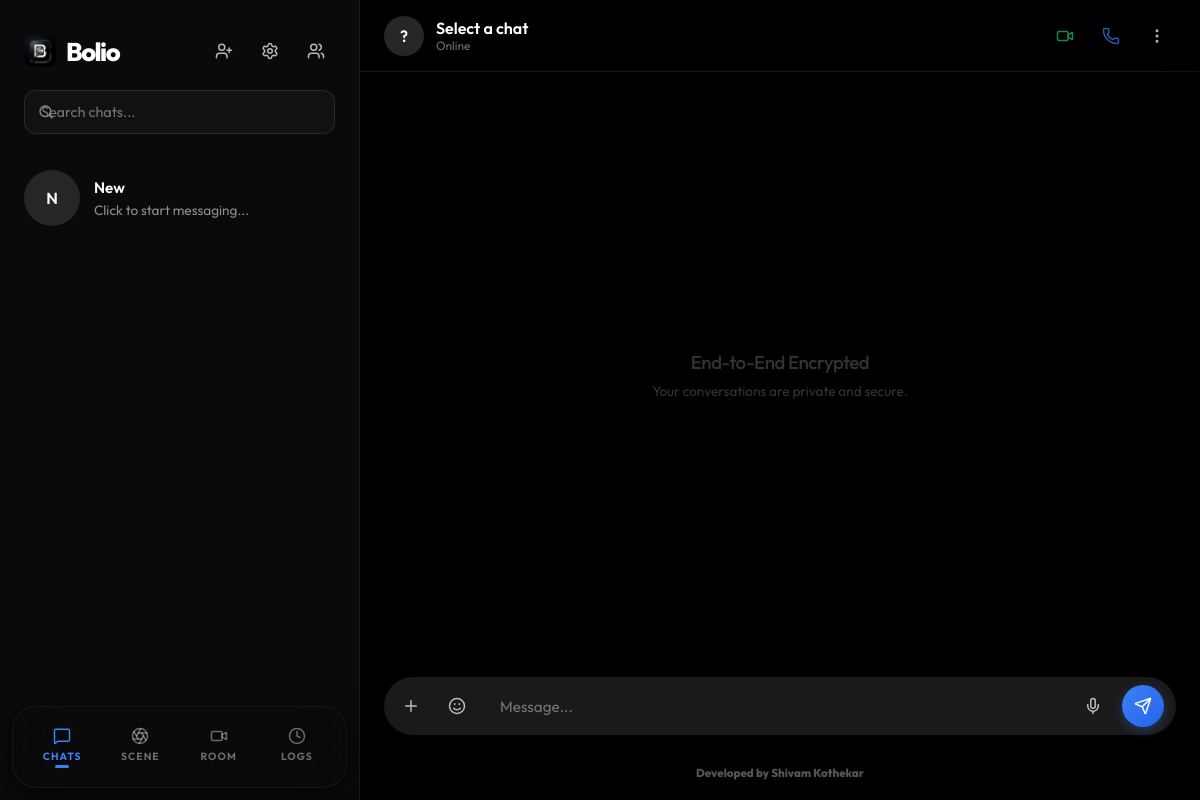
Screenshot of / (signed in) with the database file from the repository.
### chat/models.py (models this page shows, shortened)
class Chat(models.Model):
    id = models.UUIDField(primary_key=True, default=uuid.uuid4, editable=False)
    name = models.CharField(max_length=255, blank=True, null=True) # For groups
    is_group = models.BooleanField(default=False)
    is_broadcast = models.BooleanField(default=False)
    description = models.TextField(blank=True, null=True)
    icon = models.ImageField(upload_to='chat_icons/', blank=True, null=True)
    created_at = models.DateTimeField(auto_now_add=True)
    members = models.ManyToManyField(settings.AUTH_USER_MODEL, related_name='chats')
    created_by = models.ForeignKey(settings.AUTH_USER_MODEL, on_delete=models.SET_NULL, null=True, related_name='created_chats')
    CHAT_STATUS = (
        ('active', 'Active'),
        ('pending', 'Pending'),
        ('declined', 'Declined'),
    )
    status = models.CharField(max_length=10, choices=CHAT_STATUS, default='active')
    requested_by = models.ForeignKey(settings.AUTH_USER_MODEL, on_delete=models.SET_NULL, null=True, blank=True, related_name='requested_chats')

### chat/views.py (the view, shortened to what this page needs)
# urls.py: path('', views.home, name='home'),
@login_required
def home(request):
    user = request.user
    chats = user.chats.all()
    for chat in chats:
        chat.unread_count = chat.messages.filter(is_read=False).exclude(sender=user).count()
        chat.latest_msg = chat.messages.order_by('-timestamp').first()
    from accounts.models import User
    all_users = User.objects.exclude(id=user.id).exclude(username='BolioBot')
    return render(request, 'chat/home.html', {
        'chats': chats,
        'all_users': all_users
    })

### templates/chat/home.html (shortened to what this page needs)
{% extends 'base.html' %}
{% load static %}
{% block extra_head %}
<link rel="stylesheet" href="https://unpkg.com/leaflet@1.9.4/dist/leaflet.css" />
{% endblock %}
{% block content %}
<div class="app-container">
    <div class="sidebar" id="sidebar">
        <div class="sidebar-header">
            <div style="display: flex; align-items: center; gap: 10px;">
                <img src="{% static 'img/logo.png' %}" style="width: 32px; height: 32px; border-radius: 8px;" alt="Logo">
                <h2 class="logo-text" style="margin: 0;">Bolio</h2>
            </div>
            <div class="header-actions">
                <button class="btn-icon-top" onclick="showModal('add-user-modal')" title="Add User"><i
                        data-lucide="user-plus"></i></button>
                <a href="{% url 'settings' %}" class="btn-icon-top" title="Settings"><i data-lucide="settings"></i></a>
                <button class="btn-icon-top" onclick="showModal('group-modal')" title="New Group"><i
                        data-lucide="users"></i></button>
            </div>
        </div>
        <div class="sidebar-main-content" style="flex: 1; display: flex; flex-direction: column; overflow: hidden;">
            <div id="panel-chats" class="sidebar-panel active">
                <div class="search-area">
                    <div class="search-box">
                        <span class="search-icon"><i data-lucide="search" style="width:16px;"></i></span>
                        <input type="text" class="search-input" placeholder="Search chats..."
                            oninput="filterChatList(this.value)">
                    </div>
                </div>
                <div class="chat-list">
                    {% for chat in chats %}
                    <div class="chat-item" data-id="{{ chat.id }}"
                        {% if not chat.is_group %}
                            {% for m in chat.members.all %}
                                {% if m.id != user.id %}
                                    data-name="{{ m.username }}"
                                    data-user-id="{{ m.id }}"
                                {% endif %}
                            {% endfor %}
                        {% else %}
                            data-name="{{ chat.name }}"
                        {% endif %}
                        data-is-group="{{ chat.is_group|yesno:'true,false' }}"
                        data-status="{{ chat.status }}"
                        data-requested-by="{{ chat.requested_by.id }}"
                        onclick="openChat(this.dataset.id, this.dataset.name, this.dataset.userId)">
                        <div class="chat-avatar">
                            {% if chat.is_group %}
                            {{ chat.name|first|upper }}
                            {% else %}
                            {% for m in chat.members.all %}
                            {% if m.id != user.id %}{{ m.username|first|upper }}{% endif %}
                            {% endfor %}
                            {% endif %}
                        </div>
                        <div class="chat-info">
                            <div class="chat-name-row">
                                <span class="chat-name">
                                    {% if chat.is_group %}
                                    {{ chat.name }}
                                    {% else %}
                                    {% for m in chat.members.all %}
                                    {% if m.id != user.id %}{{ m.username }}{% endif %}
                                    {% endfor %}
                                    {% endif %}
                                </span>
                            </div>
                            <div class="chat-msg-row">
                                <div class="chat-last-msg">
                                    {% if chat.status == 'pending' %}
                                    {% if chat.requested_by == user %}
                                    Waiting for acceptance...
                                    {% else %}
                                    New connection request
                                    {% endif %}
                                    {% else %}
                                    {{ chat.latest_msg.content|default:"Click to start messaging..." }}
                                    {% endif %}
                                </div>
                            </div>
                        </div>
                    </div>
                    {% empty %}
                    <div style="padding: 40px; text-align: center; color: var(--text-muted); font-size: 0.9rem;">
                        No conversations yet.
                    </div>
                    {% endfor %}
                </div>
            </div>
        </div>
        <div class="sidebar-bottom-nav">
            <div class="nav-item active" onclick="switchSidebarTab('chats')" id="tab-chats">
                <i data-lucide="message-square"></i>
                <span class="nav-label">Chats</span>
            </div>
            <div class="nav-item" onclick="switchSidebarTab('scene')" id="tab-scene">
                <i data-lucide="aperture"></i>
                <span class="nav-label">Scene</span>
            </div>
            <div class="nav-item" onclick="switchSidebarTab('room')" id="tab-room">
                <i data-lucide="video"></i>
                <span class="nav-label">Room</span>
            </div>
            <div class="nav-item" onclick="switchSidebarTab('logs')" id="tab-logs">
                <i data-lucide="clock"></i>
                <span class="nav-label">Logs</span>
            </div>
        </div>
    </div>
    <div class="main-chat" id="main-chat">
        <div id="default-chat-view" style="display: flex; flex-direction: column; flex: 1; overflow: hidden;">
            <div class="chat-header">
                <div class="chat-avatar" id="header-avatar"
                    style="width: 40px; height: 40px; margin-right: 12px; cursor: pointer;"
                    onclick="showCurrentChatUserInfo()">?</div>
                <div style="flex: 1; min-width: 0;">
                    <div class="chat-name" id="header-name" style="font-size: 1rem;">Select a chat</div>
                    <div id="header-status-container" style="display:flex; align-items:center;">
                        <div id="header-status"
                            style="font-size: 0.75rem; color: var(--text-muted); opacity: 0.8; transition: all 0.3s ease;">
                            Online</div>
                    </div>
                </div>
                <div class="header-actions">
                    <button class="btn-icon-top" onclick="startCall('video')" style="color:var(--success);"><i
                            data-lucide="video"></i></button>
                    <button class="btn-icon-top" onclick="startCall('audio')" style="color:var(--primary);"><i
                            data-lucide="phone"></i></button>
                    <div class="header-dropdown">
                        <button class="btn-icon-top" id="more-btn" onclick="toggleHeaderMenu()"><i
                                data-lucide="more-vertical"></i></button>
                    </div>
                </div>
            </div>
            <div style="display: flex; flex: 1; overflow: hidden; position: relative;">
                <div style="display: flex; flex-direction: column; flex: 1; position: relative;">
                    <div class="msg-area theme-{{ user.chat_background|default:'default' }}" id="message-container">
                        <div style="margin: auto; text-align: center; opacity: 0.2;">
                            <h3 style="font-weight: 500; letter-spacing: -0.5px;">End-to-End Encrypted</h3>
                            <p style="font-size: 0.85rem; margin-top: 8px;">Your conversations are private and secure.
                            </p>
                        </div>
                    </div>
                </div>
            </div>
            <div class="input-pan" style="position: relative;">
                <button class="btn-icon-top" onclick="toggleFeatureMenu()"><i data-lucide="plus"></i></button>
                <button class="btn-icon-top" onclick="toggleEmojiPicker()"><i data-lucide="smile"></i></button>
                <div style="flex: 1; display:flex; flex-direction:column;">
                    <input type="text" class="msg-input" id="msg-input" placeholder="Message..."
                        oninput="sendTypingStatus(true)">
                </div>
                <button id="record-btn" class="btn-icon-top"
                    style="transition:0.3s cubic-bezier(0.175, 0.885, 0.32, 1.275); margin-right: 2px;"><i
                        data-lucide="mic"></i></button>
                <button class="btn-send-main" id="send-btn"><i data-lucide="send"
                        style="width: 18px; height: 18px;"></i></button>
            </div>
            <div
                style="display: block; width: 100%; text-align: center; font-size: 0.72rem; font-weight: 800; color: var(--text-muted); opacity: 0.6; padding: 4px 0 20px 0; margin-top: 2px;">
                Developed by <a href="https://www.linkedin.com/in/shivam-kothekar/" target="_blank" style="color: inherit; text-decoration: none;">Shivam Kothekar</a></div>
        </div>
    </div>
</div>
</div>
{% endblock %}

### static/css/style.css (style rules this page uses)
:root { --primary: #3b82f6; --primary-gradient: linear-gradient(135deg, #3b82f6 0%, #2563eb 100%); --bg-black: #000000; --bg-card: #121212; --text-main: #ffffff; --text-muted: #8e8e8e; --glass-bg: rgba(255, 255, 255, 0.03); --glass-border: rgba(255, 255, 255, 0.08); }
* { margin: 0; padding: 0; box-sizing: border-box; font-family: 'Outfit', sans-serif; -webkit-font-smoothing: antialiased; }
body { background: var(--bg-black); color: var(--text-main); }
.auth-logo, .logo-text { font-size: 2.5rem; font-weight: 800; margin-bottom: 24px; letter-spacing: -1.5px; color: white; }

### rows the page displays
Chat: name|first "N", name "New", latest_msg.content "Click to start messaging..."
